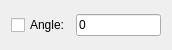
<?xml version="1.0" encoding="UTF-8"?>
<ui version="4.0">
 <class>ShapeRectanglePP</class>
 <widget class="QWidget" name="ShapeRectanglePP">
  <property name="geometry">
   <rect>
    <x>0</x>
    <y>0</y>
    <width>172</width>
    <height>50</height>
   </rect>
  </property>
  <layout class="QHBoxLayout">
   <item>
    <widget class="QCheckBox" name="Rotate">
     <property name="text">
      <string>Angle:</string>
     </property>
     <property name="Shortcut" stdset="0">
      <string>,A</string>
     </property>
     <property name="AutoFocusWidget" stdset="0">
      <string notr="true">Rotation</string>
     </property>
    </widget>
   </item>
   <item>
    <widget class="RMathLineEdit" name="Rotation">
     <property name="text">
      <string notr="true">0</string>
     </property>
     <property name="angle" stdset="0">
      <bool>true</bool>
     </property>
    </widget>
   </item>
  </layout>
 </widget>
 <customwidgets>
  <customwidget>
   <class>RMathLineEdit</class>
   <extends>QLineEdit</extends>
   <header>RMathLineEdit.h</header>
  </customwidget>
 </customwidgets>
 <resources/>
 <connections/>
</ui>
